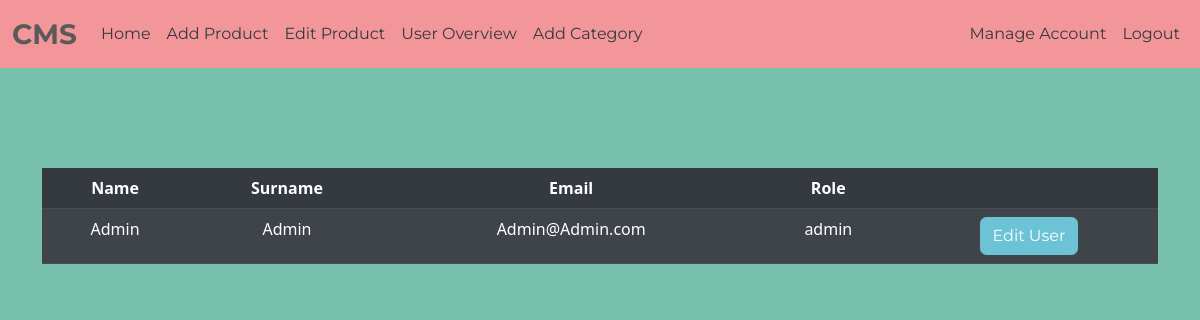
The app's page /valid/user-overview.php (signed in) with its own data.
### tables this page shows
CREATE TABLE IF NOT EXISTS `users` (
  `id` int(11) NOT NULL AUTO_INCREMENT,
  `firstname` varchar(255) DEFAULT NULL,
  `lastname` varchar(255) DEFAULT NULL,
  `password` text,
  `email` varchar(255) DEFAULT NULL,
  `role` VARCHAR(255) DEFAULT "customer",
  `createdOn` timestamp NULL DEFAULT CURRENT_TIMESTAMP,
  `modifiedOn` timestamp NULL DEFAULT CURRENT_TIMESTAMP ON UPDATE CURRENT_TIMESTAMP,
  PRIMARY KEY (`id`),
  UNIQUE KEY `email` (`email`)
);

### valid/classes/Controllers.php (called while the page is built, shortened)
<?php
class Controllers
{
    protected $db = null;
    protected $members = null;
    public function __construct(string $dsn = null, string $username = null, string $password = null)
    {
        $host = '127.0.0.1';
        $dbname = 'a2cms';
        $port ='3306';
        $charset = 'latin1';
        $driver = 'mysql';
        $username = 'root';
        $password = '';
        $dsn = "$driver:host=$host;dbname=$dbname;port=$port;charset=$charset";
        $this->db = new Database($dsn, $username, $password);
    }
    public function members()
    {
        if ($this->members === null) {
            $this->members= new MemberController($this->db);
        }
        return $this->members;
    }
}
?>

### valid/classes/Database.php (called while the page is built, shortened)
<?php
class Database extends PDO
{
    public function __construct($dsn, $username, $password, $options = [])
    {
        $default_options =
                        [PDO::ATTR_ERRMODE => PDO::ERRMODE_EXCEPTION,
                         PDO::ATTR_DEFAULT_FETCH_MODE => PDO::FETCH_ASSOC,
                         PDO::ATTR_EMULATE_PREPARES => false,];
        $options = array_replace($default_options, $options);
    }
    public function runSQL(string $sql, array $args = null)
    {
        if(!$args) { return $this->query($sql); }
        $statement = $this->prepare($sql);
        $statement->execute($args);
        return $statement;
    }
}
?>

### valid/inc/functions.php (called while the page is built, shortened)
<?php
    $controllers = new Controllers();
?>

### valid/classes/MemberController.php (called while the page is built, shortened)
<?php
class MemberController
{
    protected $db;
    public function __construct(Database $db)
    {
        $this->db = $db;
    }
    public function getAll() : array
    {
        $sql = "SELECT * FROM users";
        return $this->db->runSQL($sql) -> fetchAll();
    }
}
?>

### valid/components/user-overview-list.php (the view)
<?php
require_once './inc/functions.php';
 $allUsers = $controllers->members()->getAll();
?>
<table class="table table-striped table-dark text-center">
    <thead>
        <tr>
            <th scope="col"> Name </th>
            <th scope="col"> Surname </th>
            <th scope="col"> Email </th>
            <th scope="col"> Role </th>
            <th scope="col">  </th>
        </tr>
    </thead>
    <tbody>
<?php
    foreach ($allUsers as $user):
    ?>
        <tr>
            <td><?= $user["firstname"]?></td>
            <td><?= $user["lastname"]?></td>
            <td><?= $user["email"]?></td>
            <td><?= $user["role"]?></td>
            <td><a href="manage-user.php?id=<?= $user['id'] ?>" type="button" class="btn btn-info">Edit User</a></td>
        </tr>
    <?php
    endforeach;
?>
    </tbody>
</table>

### valid/css/Stylesheet.css (style rules this page uses)
html { padding-top: 15vh; }

### records on screen
users: firstname "Admin", lastname "Admin", email "Admin@Admin.com", role "admin"
